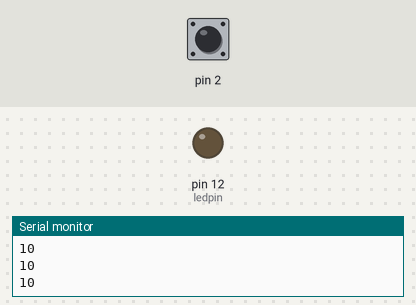
Bench run of a sketch on a simulated Arduino Uno, built with avr-gcc and run on an emulated ATmega328P. Shown: output pins drawn as LEDs (lit = HIGH), the last lines printed to the serial monitor. Inputs (shaded band) come from the test bench; at power-on: pin 2 HIGH.

Above: at 1.2 s.
1.3 s: pin 2 pulled LOW for 0.15 s
At 1.38 s:
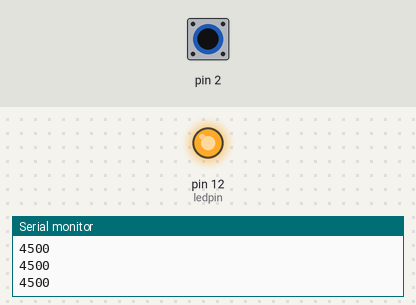
2.9 s: pin 2 pulled LOW for 3.2 s
At 6.9 s:
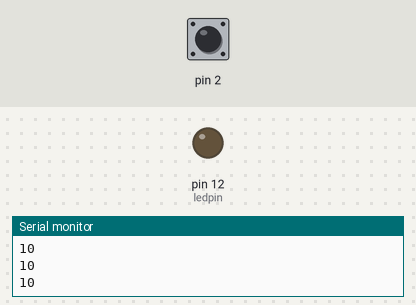
Timing chart, 0 to 8.4 s (numbered marks = the images above; inputs shaded):
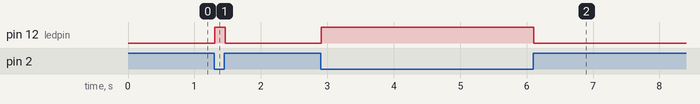

Measured:
- after the input at 1.3 s, pin 12 (ledpin): LOW → HIGH at once, → LOW 0.16 s later
- after the input at 2.9 s, pin 12 (ledpin): LOW → HIGH at once, → LOW 3.2 s later

The sketch:

pr13_lampara.ino
```cpp
#include <CapacitiveSensor.h>

CapacitiveSensor capSensor = CapacitiveSensor (4,2);

int threshold = 1000;
int ledpin =12;


void setup() {

  Serial.begin(9600);
  pinMode(ledpin, OUTPUT);


}

void loop() {

  long sensorvalue = capSensor.capacitiveSensor(30);
  Serial.print ("\n");
  Serial.print (sensorvalue);

  if (sensorvalue >threshold){
    digitalWrite(ledpin, HIGH);
  }
  else{
    digitalWrite (ledpin, LOW);
  }
  delay(10);

}
```
